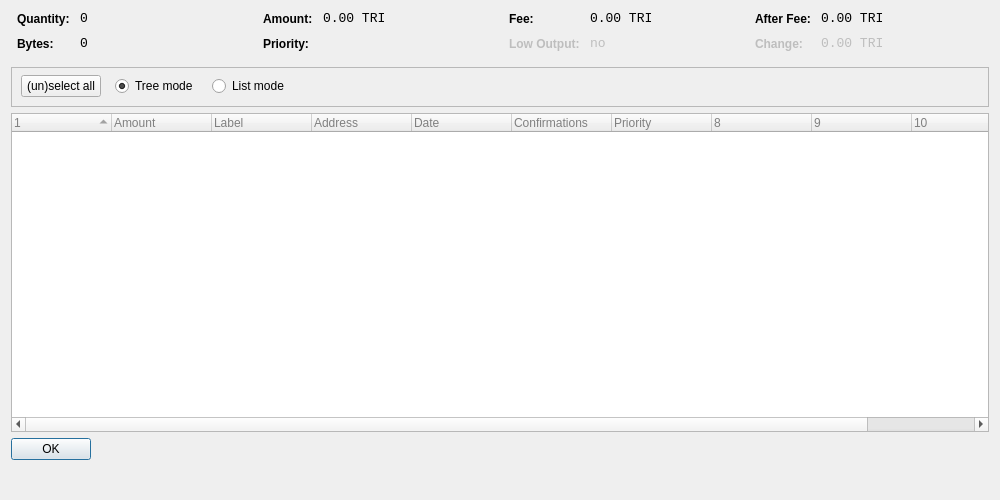
<?xml version="1.0" encoding="UTF-8"?>
<ui version="4.0">
 <class>CoinControlDialog</class>
 <widget class="QDialog" name="CoinControlDialog">
  <property name="geometry">
   <rect>
    <x>0</x>
    <y>0</y>
    <width>1000</width>
    <height>500</height>
   </rect>
  </property>
  <property name="windowTitle">
   <string>Coin Control</string>
  </property>
  <property name="styleSheet">
   <string notr="true"/>
  </property>
  <layout class="QVBoxLayout" name="verticalLayout">
   <property name="bottomMargin">
    <number>40</number>
   </property>
   <item>
    <layout class="QHBoxLayout" name="horizontalLayoutTop" stretch="0,0,0,0">
     <property name="topMargin">
      <number>0</number>
     </property>
     <property name="bottomMargin">
      <number>10</number>
     </property>
     <item>
      <layout class="QFormLayout" name="formLayoutCoinControl1">
       <property name="horizontalSpacing">
        <number>10</number>
       </property>
       <property name="verticalSpacing">
        <number>10</number>
       </property>
       <property name="leftMargin">
        <number>6</number>
       </property>
       <property name="rightMargin">
        <number>6</number>
       </property>
       <item row="0" column="0">
        <widget class="QLabel" name="labelCoinControlQuantityText">
         <property name="styleSheet">
          <string notr="true">font-weight:bold;</string>
         </property>
         <property name="text">
          <string>Quantity:</string>
         </property>
        </widget>
       </item>
       <item row="0" column="1">
        <widget class="QLabel" name="labelCoinControlQuantity">
         <property name="font">
          <font>
           <family>Monospace</family>
           <pointsize>10</pointsize>
          </font>
         </property>
         <property name="cursor">
          <cursorShape>IBeamCursor</cursorShape>
         </property>
         <property name="contextMenuPolicy">
          <enum>Qt::ActionsContextMenu</enum>
         </property>
         <property name="text">
          <string notr="true">0</string>
         </property>
         <property name="textInteractionFlags">
          <set>Qt::LinksAccessibleByMouse|Qt::TextSelectableByKeyboard|Qt::TextSelectableByMouse</set>
         </property>
        </widget>
       </item>
       <item row="1" column="0">
        <widget class="QLabel" name="labelCoinControlBytesText">
         <property name="styleSheet">
          <string notr="true">font-weight:bold;</string>
         </property>
         <property name="text">
          <string>Bytes:</string>
         </property>
        </widget>
       </item>
       <item row="1" column="1">
        <widget class="QLabel" name="labelCoinControlBytes">
         <property name="font">
          <font>
           <family>Monospace</family>
           <pointsize>10</pointsize>
          </font>
         </property>
         <property name="cursor">
          <cursorShape>IBeamCursor</cursorShape>
         </property>
         <property name="contextMenuPolicy">
          <enum>Qt::ActionsContextMenu</enum>
         </property>
         <property name="text">
          <string notr="true">0</string>
         </property>
         <property name="textInteractionFlags">
          <set>Qt::LinksAccessibleByMouse|Qt::TextSelectableByKeyboard|Qt::TextSelectableByMouse</set>
         </property>
        </widget>
       </item>
      </layout>
     </item>
     <item>
      <layout class="QFormLayout" name="formLayoutCoinControl2">
       <property name="horizontalSpacing">
        <number>10</number>
       </property>
       <property name="verticalSpacing">
        <number>10</number>
       </property>
       <property name="leftMargin">
        <number>6</number>
       </property>
       <property name="rightMargin">
        <number>6</number>
       </property>
       <item row="0" column="0">
        <widget class="QLabel" name="labelCoinControlAmountText">
         <property name="styleSheet">
          <string notr="true">font-weight:bold;</string>
         </property>
         <property name="text">
          <string>Amount:</string>
         </property>
        </widget>
       </item>
       <item row="0" column="1">
        <widget class="QLabel" name="labelCoinControlAmount">
         <property name="font">
          <font>
           <family>Monospace</family>
           <pointsize>10</pointsize>
          </font>
         </property>
         <property name="cursor">
          <cursorShape>IBeamCursor</cursorShape>
         </property>
         <property name="contextMenuPolicy">
          <enum>Qt::ActionsContextMenu</enum>
         </property>
         <property name="text">
          <string notr="true">0.00 TRI</string>
         </property>
         <property name="textInteractionFlags">
          <set>Qt::LinksAccessibleByMouse|Qt::TextSelectableByKeyboard|Qt::TextSelectableByMouse</set>
         </property>
        </widget>
       </item>
       <item row="1" column="0">
        <widget class="QLabel" name="labelCoinControlPriorityText">
         <property name="styleSheet">
          <string notr="true">font-weight:bold;</string>
         </property>
         <property name="text">
          <string>Priority:</string>
         </property>
        </widget>
       </item>
       <item row="1" column="1">
        <widget class="QLabel" name="labelCoinControlPriority">
         <property name="font">
          <font>
           <family>Monospace</family>
           <pointsize>10</pointsize>
          </font>
         </property>
         <property name="cursor">
          <cursorShape>IBeamCursor</cursorShape>
         </property>
         <property name="contextMenuPolicy">
          <enum>Qt::ActionsContextMenu</enum>
         </property>
         <property name="text">
          <string/>
         </property>
         <property name="textInteractionFlags">
          <set>Qt::LinksAccessibleByMouse|Qt::TextSelectableByKeyboard|Qt::TextSelectableByMouse</set>
         </property>
        </widget>
       </item>
      </layout>
     </item>
     <item>
      <layout class="QFormLayout" name="formLayoutCoinControl3">
       <property name="horizontalSpacing">
        <number>10</number>
       </property>
       <property name="verticalSpacing">
        <number>10</number>
       </property>
       <property name="leftMargin">
        <number>6</number>
       </property>
       <property name="rightMargin">
        <number>6</number>
       </property>
       <item row="0" column="0">
        <widget class="QLabel" name="labelCoinControlFeeText">
         <property name="styleSheet">
          <string notr="true">font-weight:bold;</string>
         </property>
         <property name="text">
          <string>Fee:</string>
         </property>
        </widget>
       </item>
       <item row="0" column="1">
        <widget class="QLabel" name="labelCoinControlFee">
         <property name="font">
          <font>
           <family>Monospace</family>
           <pointsize>10</pointsize>
          </font>
         </property>
         <property name="cursor">
          <cursorShape>IBeamCursor</cursorShape>
         </property>
         <property name="contextMenuPolicy">
          <enum>Qt::ActionsContextMenu</enum>
         </property>
         <property name="text">
          <string notr="true">0.00 TRI</string>
         </property>
         <property name="textInteractionFlags">
          <set>Qt::LinksAccessibleByMouse|Qt::TextSelectableByKeyboard|Qt::TextSelectableByMouse</set>
         </property>
        </widget>
       </item>
       <item row="1" column="0">
        <widget class="QLabel" name="labelCoinControlLowOutputText">
         <property name="enabled">
          <bool>false</bool>
         </property>
         <property name="styleSheet">
          <string notr="true">font-weight:bold;</string>
         </property>
         <property name="text">
          <string>Low Output:</string>
         </property>
        </widget>
       </item>
       <item row="1" column="1">
        <widget class="QLabel" name="labelCoinControlLowOutput">
         <property name="enabled">
          <bool>false</bool>
         </property>
         <property name="font">
          <font>
           <family>Monospace</family>
           <pointsize>10</pointsize>
          </font>
         </property>
         <property name="cursor">
          <cursorShape>IBeamCursor</cursorShape>
         </property>
         <property name="contextMenuPolicy">
          <enum>Qt::ActionsContextMenu</enum>
         </property>
         <property name="text">
          <string notr="true">no</string>
         </property>
         <property name="textInteractionFlags">
          <set>Qt::LinksAccessibleByMouse|Qt::TextSelectableByKeyboard|Qt::TextSelectableByMouse</set>
         </property>
        </widget>
       </item>
      </layout>
     </item>
     <item>
      <layout class="QFormLayout" name="formLayoutCoinControl4">
       <property name="horizontalSpacing">
        <number>10</number>
       </property>
       <property name="verticalSpacing">
        <number>10</number>
       </property>
       <property name="leftMargin">
        <number>6</number>
       </property>
       <property name="rightMargin">
        <number>6</number>
       </property>
       <item row="0" column="0">
        <widget class="QLabel" name="labelCoinControlAfterFeeText">
         <property name="styleSheet">
          <string notr="true">font-weight:bold;</string>
         </property>
         <property name="text">
          <string>After Fee:</string>
         </property>
        </widget>
       </item>
       <item row="0" column="1">
        <widget class="QLabel" name="labelCoinControlAfterFee">
         <property name="font">
          <font>
           <family>Monospace</family>
           <pointsize>10</pointsize>
          </font>
         </property>
         <property name="cursor">
          <cursorShape>IBeamCursor</cursorShape>
         </property>
         <property name="contextMenuPolicy">
          <enum>Qt::ActionsContextMenu</enum>
         </property>
         <property name="text">
          <string notr="true">0.00 TRI</string>
         </property>
         <property name="textInteractionFlags">
          <set>Qt::LinksAccessibleByMouse|Qt::TextSelectableByKeyboard|Qt::TextSelectableByMouse</set>
         </property>
        </widget>
       </item>
       <item row="1" column="0">
        <widget class="QLabel" name="labelCoinControlChangeText">
         <property name="enabled">
          <bool>false</bool>
         </property>
         <property name="styleSheet">
          <string notr="true">font-weight:bold;</string>
         </property>
         <property name="text">
          <string>Change:</string>
         </property>
        </widget>
       </item>
       <item row="1" column="1">
        <widget class="QLabel" name="labelCoinControlChange">
         <property name="enabled">
          <bool>false</bool>
         </property>
         <property name="font">
          <font>
           <family>Monospace</family>
           <pointsize>10</pointsize>
          </font>
         </property>
         <property name="cursor">
          <cursorShape>IBeamCursor</cursorShape>
         </property>
         <property name="contextMenuPolicy">
          <enum>Qt::ActionsContextMenu</enum>
         </property>
         <property name="text">
          <string notr="true">0.00 TRI</string>
         </property>
         <property name="textInteractionFlags">
          <set>Qt::LinksAccessibleByMouse|Qt::TextSelectableByKeyboard|Qt::TextSelectableByMouse</set>
         </property>
        </widget>
       </item>
      </layout>
     </item>
    </layout>
   </item>
   <item>
    <widget class="QFrame" name="frame">
     <property name="minimumSize">
      <size>
       <width>0</width>
       <height>40</height>
      </size>
     </property>
     <property name="frameShape">
      <enum>QFrame::StyledPanel</enum>
     </property>
     <property name="frameShadow">
      <enum>QFrame::Sunken</enum>
     </property>
     <widget class="QWidget" name="horizontalLayoutWidget">
      <property name="geometry">
       <rect>
        <x>10</x>
        <y>4</y>
        <width>801</width>
        <height>31</height>
       </rect>
      </property>
      <layout class="QHBoxLayout" name="horizontalLayoutPanel" stretch="0,0,0,0">
       <property name="spacing">
        <number>14</number>
       </property>
       <property name="topMargin">
        <number>1</number>
       </property>
       <property name="bottomMargin">
        <number>1</number>
       </property>
       <item>
        <widget class="QPushButton" name="pushButtonSelectAll">
         <property name="sizePolicy">
          <sizepolicy hsizetype="Maximum" vsizetype="Fixed">
           <horstretch>0</horstretch>
           <verstretch>0</verstretch>
          </sizepolicy>
         </property>
         <property name="text">
          <string>(un)select all</string>
         </property>
        </widget>
       </item>
       <item>
        <widget class="QRadioButton" name="radioTreeMode">
         <property name="sizePolicy">
          <sizepolicy hsizetype="Maximum" vsizetype="Fixed">
           <horstretch>0</horstretch>
           <verstretch>0</verstretch>
          </sizepolicy>
         </property>
         <property name="text">
          <string>Tree mode</string>
         </property>
         <property name="checked">
          <bool>true</bool>
         </property>
        </widget>
       </item>
       <item>
        <widget class="QRadioButton" name="radioListMode">
         <property name="sizePolicy">
          <sizepolicy hsizetype="Maximum" vsizetype="Fixed">
           <horstretch>0</horstretch>
           <verstretch>0</verstretch>
          </sizepolicy>
         </property>
         <property name="text">
          <string>List mode</string>
         </property>
        </widget>
       </item>
       <item>
        <spacer name="horizontalSpacer">
         <property name="orientation">
          <enum>Qt::Horizontal</enum>
         </property>
         <property name="sizeHint" stdset="0">
          <size>
           <width>40</width>
           <height>20</height>
          </size>
         </property>
        </spacer>
       </item>
      </layout>
     </widget>
    </widget>
   </item>
   <item>
    <widget class="CoinControlTreeWidget" name="treeWidget">
     <property name="contextMenuPolicy">
      <enum>Qt::CustomContextMenu</enum>
     </property>
     <property name="styleSheet">
      <string notr="true">QFrame {
	color: grey;

}</string>
     </property>
     <property name="sortingEnabled">
      <bool>false</bool>
     </property>
     <property name="columnCount">
      <number>11</number>
     </property>
     <attribute name="headerShowSortIndicator" stdset="0">
      <bool>true</bool>
     </attribute>
     <attribute name="headerStretchLastSection">
      <bool>false</bool>
     </attribute>
     <column>
      <property name="text">
       <string/>
      </property>
     </column>
     <column>
      <property name="text">
       <string>Amount</string>
      </property>
     </column>
     <column>
      <property name="text">
       <string>Label</string>
      </property>
     </column>
     <column>
      <property name="text">
       <string>Address</string>
      </property>
     </column>
     <column>
      <property name="text">
       <string>Date</string>
      </property>
     </column>
     <column>
      <property name="text">
       <string>Confirmations</string>
      </property>
      <property name="toolTip">
       <string>Confirmed</string>
      </property>
     </column>
     <column>
      <property name="text">
       <string>Priority</string>
      </property>
     </column>
     <column>
      <property name="text">
       <string/>
      </property>
     </column>
     <column>
      <property name="text">
       <string/>
      </property>
     </column>
     <column>
      <property name="text">
       <string/>
      </property>
     </column>
     <column>
      <property name="text">
       <string/>
      </property>
     </column>
    </widget>
   </item>
   <item>
    <widget class="QDialogButtonBox" name="buttonBox">
     <property name="sizePolicy">
      <sizepolicy hsizetype="Maximum" vsizetype="Fixed">
       <horstretch>0</horstretch>
       <verstretch>0</verstretch>
      </sizepolicy>
     </property>
     <property name="orientation">
      <enum>Qt::Horizontal</enum>
     </property>
     <property name="standardButtons">
      <set>QDialogButtonBox::Ok</set>
     </property>
    </widget>
   </item>
  </layout>
 </widget>
 <customwidgets>
  <customwidget>
   <class>CoinControlTreeWidget</class>
   <extends>QTreeWidget</extends>
   <header>coincontroltreewidget.h</header>
  </customwidget>
 </customwidgets>
 <resources/>
 <connections/>
</ui>
